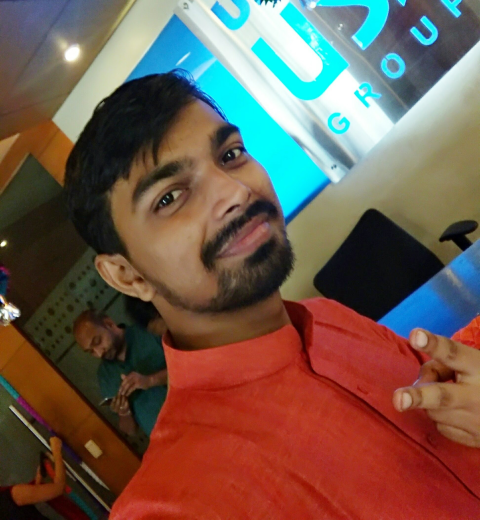
#> input picture Imagewrite.png, 480 x 520 px
$ python ImageCropping.py
#> lines starting #> are read from the running program, lines starting #| are printed output that depends on the picture
import cv2
import numpy as np

img = cv2.imread('Imagewrite.png')
#> img is the input picture: shape (520, 480, 3); mean B, G, R 78.9, 91, 111.7

height, width = img.shape[:2]
#> height = 520; width = 480

# Let's get the staring pixel coordinates (top left, of cropping rectangle)
start_row , start_col   = int(height*.25),int(width*.25)
#> start_row = 130; start_col = 120

# Let's get te ending pixel coordinates (bottom right)
end_row, end_col = int(height*.75) , int(width*.75)
#> end_row = 390; end_col = 360

#cropped_img = cv2.getRectSubPix(img,(end_row,end_col),(start_row,end_col))
#or

cropped_img = img[start_row:end_row,start_col:end_row]
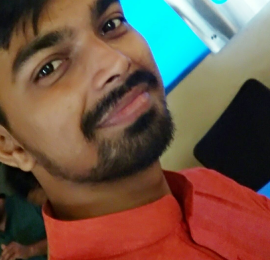
#> cropped_img: shape (260, 270, 3); mean B, G, R 72.3, 87.7, 110.3

cv2.imshow('Normal Image',img)
cv2.imshow('Cropped Image',cropped_img)

cv2.waitKey(0)
cv2.destroyAllWindows()
